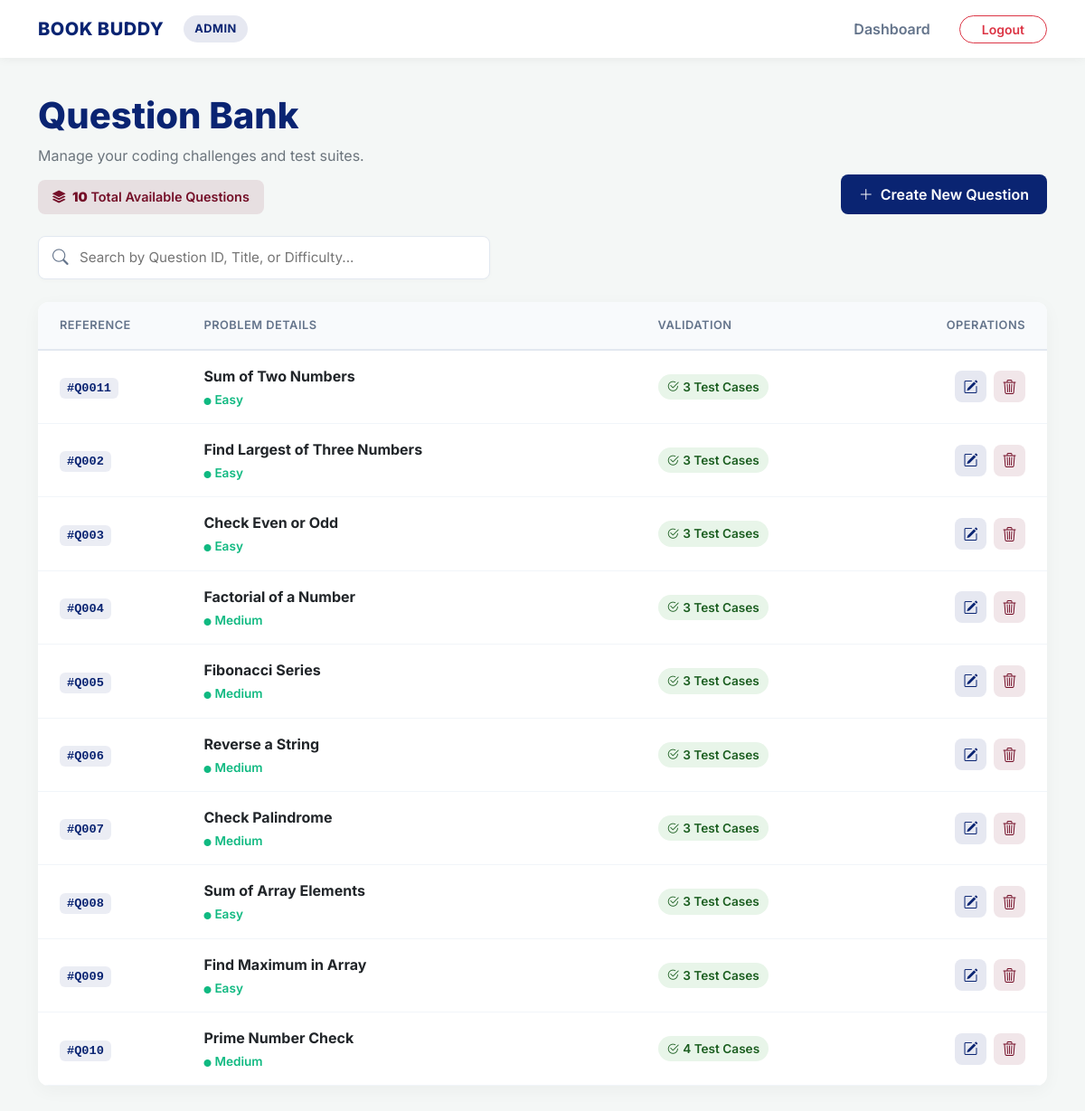
The page /show_all_questions on the database its author committed.
### app.py (models this page shows)
class Question(db.Model):
    id = db.Column(db.Integer, primary_key=True)
    question_id = db.Column(db.String(20))
    title = db.Column(db.String(200))
    description = db.Column(db.Text)
    input_format = db.Column(db.Text)
    output_format = db.Column(db.Text)
    constraints = db.Column(db.Text)
    explanation = db.Column(db.Text)
    difficulty = db.Column(db.String(20))
    test_cases = db.relationship('TestCase', backref='question', lazy=True, cascade='all, delete-orphan')

### app.py (the view)
@app.route('/show_all_questions', methods=['GET','POST'])
def every_question():
    questions = Question.query.all()
    return render_template('total_question.html', questions=questions)

### app.py (called while the page is built)
@app.context_processor
def inject_now():
    return {'now': datetime.now()}

### templates/total_question.html (shortened to what this page needs)
<!DOCTYPE html>
<html lang="en">
<head>
    <link href="https://cdn.jsdelivr.net/npm/bootstrap@5.3.0/dist/css/bootstrap.min.css" rel="stylesheet">
    <link rel="stylesheet" href="https://cdn.jsdelivr.net/npm/bootstrap-icons@1.11.1/font/bootstrap-icons.css">
</head>
<body>
    <nav class="navbar navbar-expand-lg sticky-top">
        <div class="container">
            <a class="brand-wrapper" href="{{ url_for('admin_panel') }}">
                <h2 class="brand-name">BOOK BUDDY</h2>
                <span class="admin-badge d-none d-sm-inline-block">ADMIN</span>
            </a>
            <div class="collapse navbar-collapse" id="adminNav">
                <ul class="navbar-nav ms-auto align-items-center mt-3 mt-lg-0">
                    <li class="nav-item">
                        <a class="nav-link px-3" href="{{ url_for('admin_panel') }}">Dashboard</a>
                    </li>
                    <li class="nav-item ms-lg-3 mt-2 mt-lg-0">
                        <a href="/logout" class="btn btn-outline-danger btn-sm px-4 rounded-pill fw-semibold w-100">Logout</a>
                    </li>
                </ul>
            </div>
        </div>
    </nav>
    <main class="container">
        <header class="page-header row mb-4 align-items-end">
            <div class="col-md-6 mb-3 mb-md-0">
                <h1 class="display-6 mb-2">Question Bank</h1>
                <p class="text-secondary mb-0">Manage your coding challenges and test suites.</p>
                <div class="stats-badge">
                    <i class="bi bi-stack me-1"></i>
                    <strong>{{ questions|list|length }}</strong> Total Available Questions
                </div>
            </div>
            <div class="col-md-6 text-md-end">
                <a href="/new_question" class="btn btn-custom-navy">
                    <i class="bi bi-plus-lg me-2"></i>Create New Question
                </a>
            </div>
        </header>
        <div class="search-wrapper">
            <i class="bi bi-search"></i>
            <input type="text" id="QuestionSearch" placeholder="Search by Question ID, Title, or Difficulty..." onkeyup="filterTable()">
        </div>
        <div class="card table-card">
            <div class="table-responsive">
                <table id="question_list" class="table align-middle mb-0">
                    <thead>
                        <tr>
                            <th class="ps-4" style="width: 15%;">Reference</th>
                            <th style="width: 45%;">Problem Details</th>
                            <th style="width: 20%;">Validation</th>
                            <th class="text-end pe-4" style="width: 20%;">Operations</th>
                        </tr>
                    </thead>
                    <tbody>
                        {% for q in questions %}
                        <tr>
                            <td class="ps-4">
                                <span class="ref-tag">#{{ q.question_id }}</span>
                            </td>
                            <td>
                                <div class="fw-bold text-dark fs-6 mb-1">{{ q.title }}</div>
                                <div class="diff-easy">
                                    <i class="bi bi-circle-fill me-1" style="font-size: 0.5rem;"></i>{{ q.difficulty|default('Easy') }}
                                </div>
                            </td>
                            <td>
                                <div class="test-count">
                                    <i class="bi bi-check2-circle me-1"></i>
                                    {{ q.test_cases|length }} Test Cases
                                </div>
                            </td>
                            <td class="text-end pe-4">
                                <div class="action-group">
                                    <a href="/admin/update/{{ q.id }}" class="btn-icon btn-edit-lite" title="Edit Question">
                                        <i class="bi bi-pencil-square"></i>
                                    </a>
                                    <a href="/admin/delete_question/{{ q.id }}"
                                       class="btn-icon btn-delete-lite"
                                       onclick="return confirmDelete(event, this.href);"
                                       title="Delete Question">
                                        <i class="bi bi-trash3"></i>
                                    </a>
                                </div>
                            </td>
                        </tr>
                        {% endfor %}
                    </tbody>
                </table>
            </div>
        </div>
    </main>
</body>
</html>

### templates/total_question.html (style rules this page uses)
:root { --brand-navy: #0A2472; --brand-crimson: #740f28; --brand-white: #ffffff; --bg-light: #f4f7f6; --text-main: #334155; --text-muted: #64748b; --border-color: #e2e8f0; }
body { font-family: 'Inter', sans-serif; background-color: var(--bg-light); color: var(--text-main); padding-bottom: 50px; }
.navbar { background-color: var(--brand-white); box-shadow: 0 2px 10px rgba(0, 0, 0, 0.05); padding: 12px 0; margin-bottom: 40px; }
.brand-wrapper { display: flex; align-items: center; gap: 12px; text-decoration: none; }
.brand-name { margin: 0; font-size: 1.25rem; font-weight: 800; color: var(--brand-navy); letter-spacing: 0.5px; }
.admin-badge { background-color: rgba(10, 36, 114, 0.1); color: var(--brand-navy); font-weight: 700; padding: 5px 12px; border-radius: 20px; font-size: 0.8rem; letter-spacing: 0.5px; margin-left: 10px; }
.nav-link { color: var(--text-muted); font-weight: 600; transition: color 0.2s; }
.page-header h1 { color: var(--brand-navy); font-weight: 800; }
.stats-badge { display: inline-block; background-color: rgba(116, 15, 40, 0.1); color: var(--brand-crimson); padding: 8px 16px; border-radius: 8px; font-size: 0.9rem; font-weight: 600; margin-top: 15px; }
.btn-custom-navy { background-color: var(--brand-navy); color: var(--brand-white); border: none; font-weight: 600; padding: 10px 20px; border-radius: 8px; transition: all 0.3s; display: inline-flex; align-items: center; }
.search-wrapper { position: relative; margin-bottom: 25px; max-width: 500px; }
.search-wrapper i { position: absolute; left: 16px; top: 50%; transform: translateY(-50%); color: var(--text-muted); font-size: 1.1rem; }
.search-wrapper input { width: 100%; padding: 12px 16px 12px 45px; border-radius: 8px; border: 1px solid var(--border-color); font-size: 0.95rem; transition: all 0.2s; box-shadow: 0 2px 5px rgba(0,0,0,0.02); }
.table-card { background: var(--brand-white); border-radius: 12px; border: none; box-shadow: 0 5px 20px rgba(0, 0, 0, 0.04); overflow: hidden; }
.table { margin-bottom: 0; }
.table th { background-color: #f8fafc; color: var(--text-muted); font-weight: 600; text-transform: uppercase; font-size: 0.8rem; letter-spacing: 0.5px; padding: 16px; border-bottom: 2px solid var(--border-color); }
.table td { padding: 16px; vertical-align: middle; border-bottom: 1px solid #f1f5f9; }
.ref-tag { background-color: rgba(10, 36, 114, 0.08); color: var(--brand-navy); font-family: Consolas, monospace; padding: 4px 8px; border-radius: 6px; font-weight: 600; font-size: 0.85rem; }
.test-count { display: inline-flex; align-items: center; background-color: #e8f5e9; color: #1b5e20; padding: 4px 10px; border-radius: 20px; font-size: 0.85rem; font-weight: 600; }
.action-group { display: flex; gap: 8px; justify-content: flex-end; }
.btn-icon { display: inline-flex; align-items: center; justify-content: center; width: 35px; height: 35px; border-radius: 8px; text-decoration: none; transition: all 0.2s; }
.btn-edit-lite { background-color: rgba(10, 36, 114, 0.1); color: var(--brand-navy); }
.btn-delete-lite { background-color: rgba(116, 15, 40, 0.1); color: var(--brand-crimson); }
.diff-easy { color: #10b981; font-weight: 600; font-size: 0.85rem; }

### rows shown on the page
Question: question_id "Q0011", title "Sum of Two Numbers", difficulty "Easy", test_cases|length "3"
Question: question_id "Q002", title "Find Largest of Three Numbers", difficulty "Easy", test_cases|length "3"
Question: question_id "Q003", title "Check Even or Odd", difficulty "Easy", test_cases|length "3"
Question: question_id "Q004", title "Factorial of a Number", difficulty "Medium", test_cases|length "3"
Question: question_id "Q005", title "Fibonacci Series", difficulty "Medium", test_cases|length "3"
Question: question_id "Q006", title "Reverse a String", difficulty "Medium", test_cases|length "3"
Question: question_id "Q007", title "Check Palindrome", difficulty "Medium", test_cases|length "3"
Question: question_id "Q008", title "Sum of Array Elements", difficulty "Easy", test_cases|length "3"
Question: question_id "Q009", title "Find Maximum in Array", difficulty "Easy", test_cases|length "3"
Question: question_id "Q010", title "Prime Number Check", difficulty "Medium", test_cases|length "4"

### other values the page prints
{{ questions|list|length }} "10"
